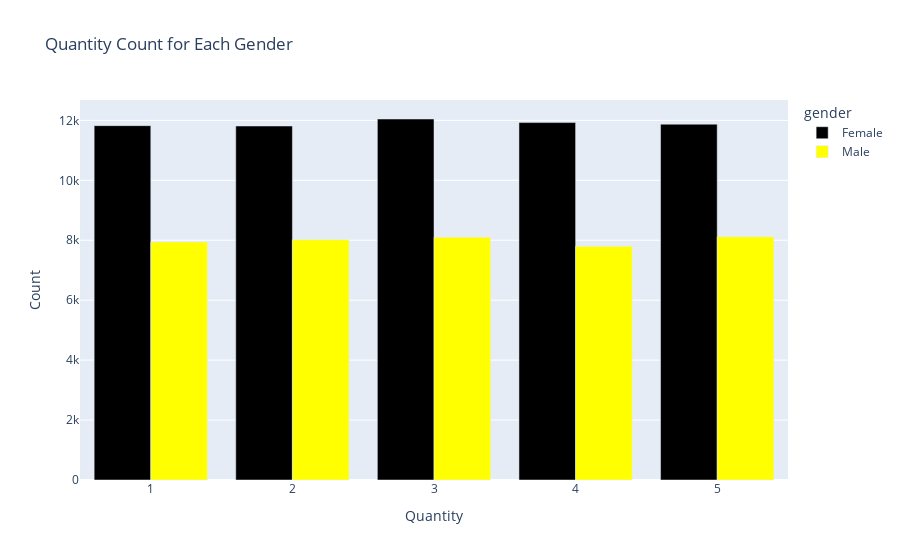

Source (notebook cell):
### Markdown cell above
THIS MEANS THAT MOST OF PEOPLE BUY 3 PIECES FROM ANY CATEGORY

### Code cell
gender_quantity_count = df.groupby(['gender', 'quantity']).size().reset_index(name= 'count')
iplot(px.bar(gender_quantity_count, x='quantity', y='count', color='gender',
             barmode='group', labels={'quantity': 'Quantity', 'count': 'Count'},
             title='Quantity Count for Each Gender',
             color_discrete_sequence=['black','yellow']))

### Figure 1 — Plotly figure (JSON) as saved in the notebook; plotly's stock layout.template omitted (floating-point values rounded to 4 significant figures)
{"data": [{"alignmentgroup": "True", "hovertemplate": "gender=Female<br>Quantity=%{x}<br>Count=%{y}<extra></extra>", "legendgroup": "Female", "marker": {"color": "black", "pattern": {"shape": ""}}, "name": "Female", "offsetgroup": "Female", "orientation": "v", "showlegend": true, "textposition": "auto", "type": "bar", "x": [1, 2, 3, 4, 5], "xaxis": "x", "y": [11824, 11812, 12046, 11927, 11873], "yaxis": "y"}, {"alignmentgroup": "True", "hovertemplate": "gender=Male<br>Quantity=%{x}<br>Count=%{y}<extra></extra>", "legendgroup": "Male", "marker": {"color": "yellow", "pattern": {"shape": ""}}, "name": "Male", "offsetgroup": "Male", "orientation": "v", "showlegend": true, "textposition": "auto", "type": "bar", "x": [1, 2, 3, 4, 5], "xaxis": "x", "y": [7943, 8016, 8103, 7796, 8117], "yaxis": "y"}], "layout": {"barmode": "group", "legend": {"title": {"text": "gender"}, "tracegroupgap": 0}, "title": {"text": "Quantity Count for Each Gender"}, "xaxis": {"anchor": "y", "domain": [0, 1], "title": {"text": "Quantity"}}, "yaxis": {"anchor": "x", "domain": [0, 1], "title": {"text": "Count"}}}}
